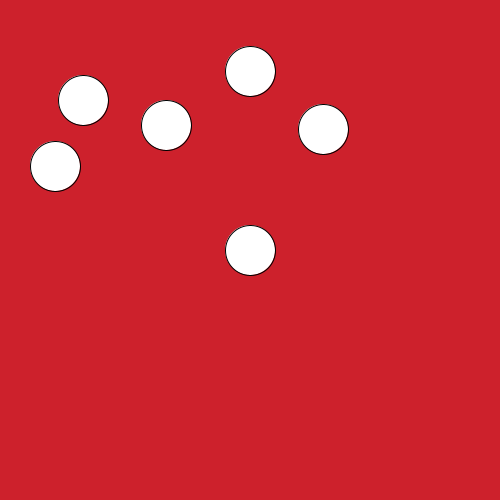
Frame 1 (no input)
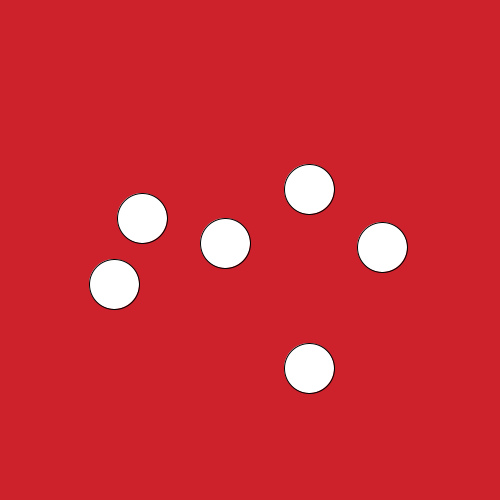
Frame 60 (the mouse pressed at the canvas centre just before this capture)
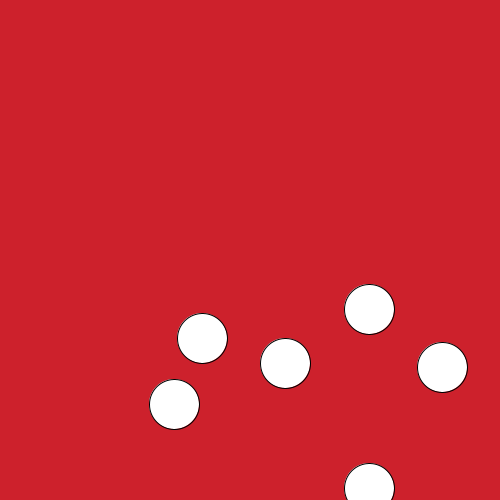
Frame 120 (the mouse held since frame 60 and released just before this capture)

The Processing sketch that drew these frames (run headless with seeded random() and noise(); from frame 60 on, the mouse is pressed at the canvas centre):

// Processing sketch: processing_135364
// ── processing_135364.pde

//varibles
Usagi myUsagi;
Usagi myUsagi2;
Usagi myUsagi3;
Usagi myUsagi4;
Usagi myUsagi5;
Usagi myUsagi6;

//setup()

void setup(){
  size(500,500);
  myUsagi= new Usagi((int)width/2, (int)height/2, 1, 2);
  myUsagi2= new Usagi((int)random(width), (int)random(height), 1, 2);
  myUsagi3= new Usagi((int)width/3, (int)height/4, 1, 2);
  myUsagi4= new Usagi((int)width/6, (int)height/5, 1, 2);
   myUsagi5= new Usagi((int)width/9, (int)height/3, 1, 2);
    myUsagi6= new Usagi((int)width/2, (int)height/7, 1, 2);
  
}

//draw()
void draw(){
  background(205,33,44);
  myUsagi.display();
  myUsagi.move();
  myUsagi.bounce();
  
  myUsagi2.display();
  myUsagi2.move();
  myUsagi2.bounce();
  
  myUsagi3.display();
  myUsagi3.move();
  myUsagi3.bounce();
  
  myUsagi4.display();
  myUsagi4.move();
  myUsagi4.bounce();
  
   myUsagi5.display();
  myUsagi5.move();
  myUsagi5.bounce();
  
   myUsagi6.display();
  myUsagi6.move();
  myUsagi6.bounce();
}

//functions()



class Usagi{
 //varibles

int xPos;
int yPos;
int xSpeed;
int ySpeed;

//Constructor
Usagi(int _xPos, int _yPos, int _xSpeed, int _ySpeed){
 xPos = _xPos;
 yPos = _yPos;
 xSpeed = _xSpeed;
 ySpeed = _ySpeed; 
}
  //methods 
  void display(){
    ellipse(xPos, yPos, 50, 50);
  }
  
  void move(){
   xPos =xPos + xSpeed;
  yPos =yPos + ySpeed;
 
  }
  
  void bounce(){
   if (xPos > width || xPos < 0){
     xSpeed = xSpeed * -1;
    
  }
  
  if (yPos > height || yPos< 0){
    ySpeed = ySpeed * -1;
  }
  
}


}
